Frame 1 (no input): blank canvas, image omitted
Frame 60 (no input): blank canvas, image omitted
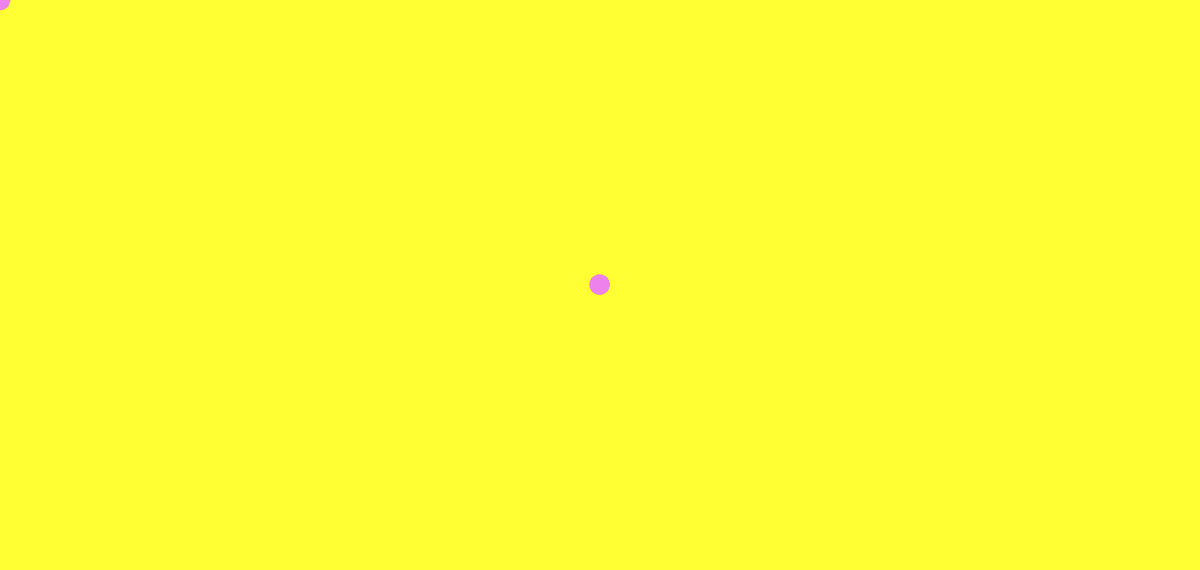
Frame 120 (the mouse pressed at the canvas centre since frame 60)

The p5.js sketch whose frames 1 and 60 were blank and that drew this single picture after the mouse press (run headless with seeded random() and noise() and a simulated clock; from frame 60 on, the mouse is pressed at the canvas centre):

// p5.js sketch
// ── sketch.js
/// <reference path="./p5.global-mode.d.ts" />

function setup() {
    createCanvas(1525, 725);
    background(255, 255, 51);
}
function draw() {
    noStroke();
    fill(238, 130, 238, 100);
    ellipse(mouseX, mouseY, 25, 25);
}
